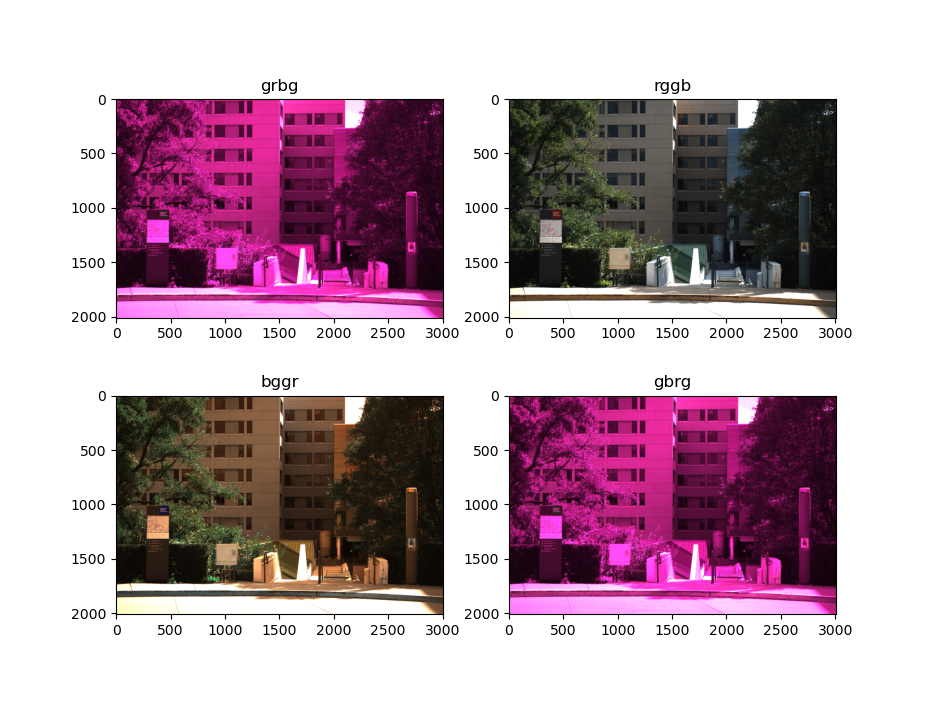
#> input picture data/bayer_pattern.png, 928 x 706 px, given in place of campus.tiff, which was not available
$ python script.py
#> lines starting #> are read from the running program, lines starting #| are printed output that depends on the picture; pictures that were not available may be replaced by others from this repository, and a replacement may not be noted
import numpy as np
import matplotlib.pyplot as plt
import skimage
from scipy import interpolate

import warnings
warnings.filterwarnings("ignore", category=DeprecationWarning)


## Read .tiff image and convert to double precision
filename = 'campus.tiff'
image = skimage.io.imread(filename)
#> image is the input picture: shape (706, 928, 4); mean R, G, B, A 187.8, 165.1, 176.6, 255
print('Read image ' + filename)
print('Image is of shape', image.shape, ', with each pixel stored as', image.dtype)
#| Image is of shape (706, 928, 4) , with each pixel stored as uint8
# plt.imshow(image)
# plt.show()
image = image.astype(np.double)


## Linearization
## darkness 150, saturation 4095
darkness = 150.0
saturation = 4095.0
image = np.clip((image - darkness) / (saturation - darkness), 0.0, 1.0)
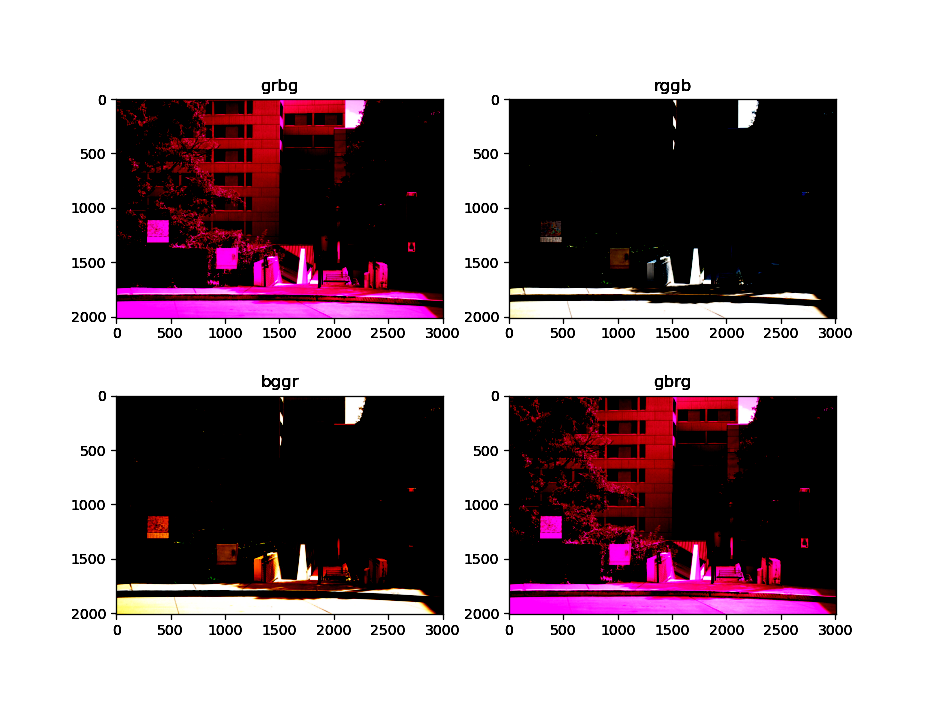
#> image: shape (706, 928, 4) float64; mean R, G, B, A 0.0168, 0.0153, 0.0159, 0.0266; drawn with min black and max white
# [35 lines of commented-out code are left out]
r_max = np.max(image[0::2, 0::2])
#> r_max = 0.0266
g_max = np.max([image[0::2, 1::2], image[1::2, 0::2]])
#> g_max = 0.0266
b_max = np.max(image[1::2, 1::2])
#> b_max = 0.0266
# print(r_max, g_max, b_max)
image_whiteWorld = np.copy(image)
image_whiteWorld[0::2, 0::2] = image_whiteWorld[0::2, 0::2] * g_max / r_max
image_whiteWorld[1::2, 1::2] = image_whiteWorld[1::2, 1::2] * g_max / b_max

## Gray world balancing
r_avg = np.mean(image[0::2, 0::2])
#> r_avg = 0.0186
g_avg = np.mean([image[0::2, 1::2], image[1::2, 0::2]])
#> g_avg = 0.0187
b_avg = np.mean(image[1::2, 1::2])
#> b_avg = 0.0187
image_grayWorld = np.copy(image)
image_grayWorld[0::2, 0::2] = image_grayWorld[0::2, 0::2] * g_avg / r_avg
image_grayWorld[1::2, 1::2] = image_grayWorld[1::2, 1::2] * g_avg / b_avg

## Camera preset balancing
r_multiplier = 2.394531
g_multiplier = 1.000000
b_multiplier = 1.597656
image_preset = np.copy(image)
image_preset[0::2, 0::2] = image_preset[0::2, 0::2] * r_multiplier
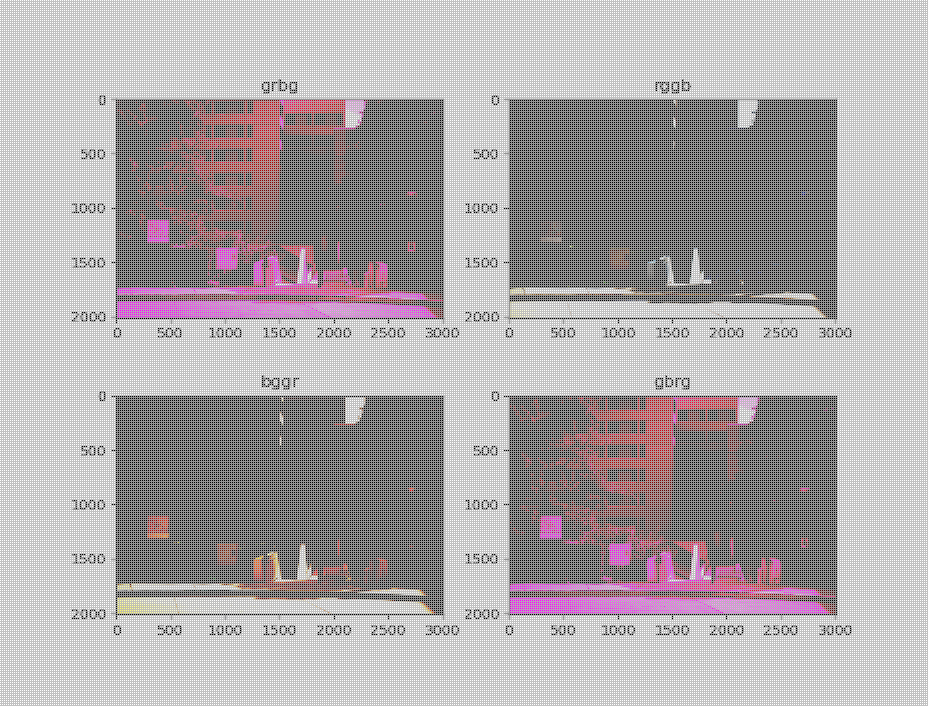
#> image_preset: shape (706, 928, 4) float64; mean R, G, B, A 0.0227, 0.0207, 0.0215, 0.0359; transparent parts drawn white
image_preset[0::2, 1::2] = image_preset[0::2, 1::2] * g_multiplier
image_preset[1::2, 0::2] = image_preset[1::2, 0::2] * g_multiplier
image_preset[1::2, 1::2] = image_preset[1::2, 1::2] * b_multiplier
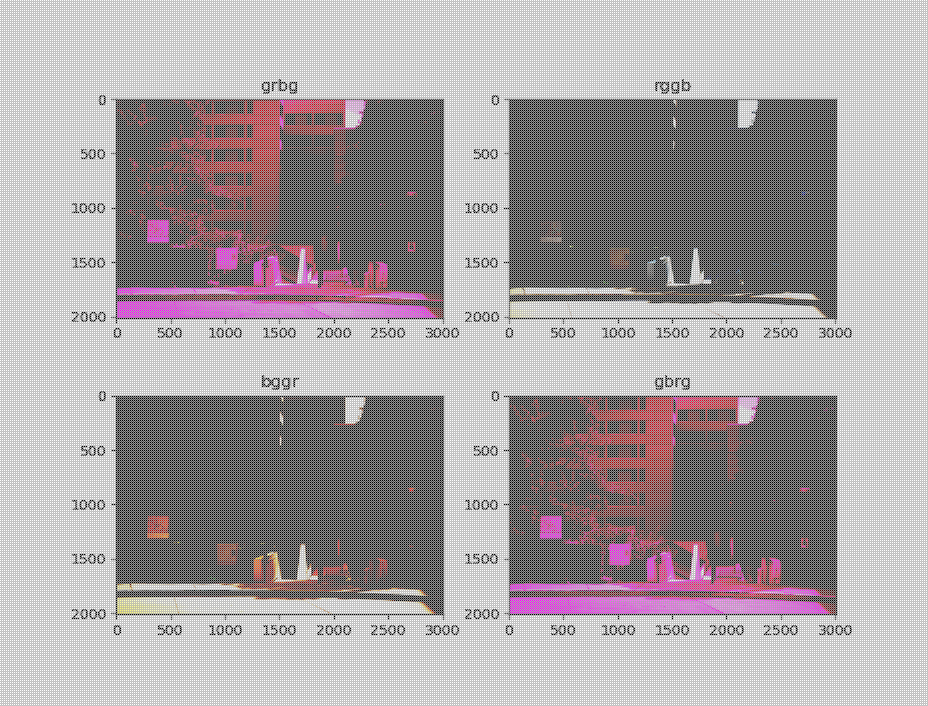
#> image_preset: shape (706, 928, 4) float64; mean R, G, B, A 0.0252, 0.023, 0.0238, 0.0399; transparent parts drawn white

# [19 lines of commented-out code are left out]
image = image_preset
# image_rgb = np.dstack((image[0::2, 0::2], image[0::2, 1::2], image[1::2, 1::2]))
# plt.imshow(np.clip(image_rgb * 5.0, 0.0, 1.0))
# plt.show()


## Demosaicing
## R channel
x = np.arange(0, image.shape[0], 2)
#> x = 353 values from 0 to 704
y = np.arange(0, image.shape[1], 2)
#> y = 464 values from 0 to 926
xx, yy = np.meshgrid(x, y)
z = image[xx, yy]
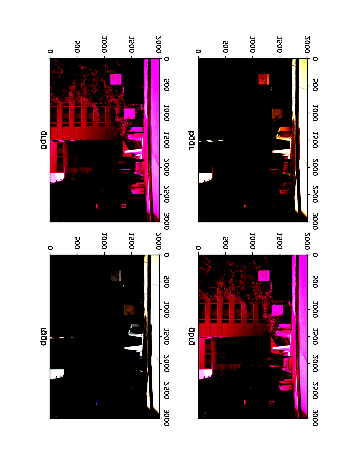
#> z: shape (464, 353, 4) float64; mean R, G, B, A 0.0402, 0.0366, 0.038, 0.0637; drawn with min black and max white
#> (the run stopped early here; a loop or call above may not have finished)
